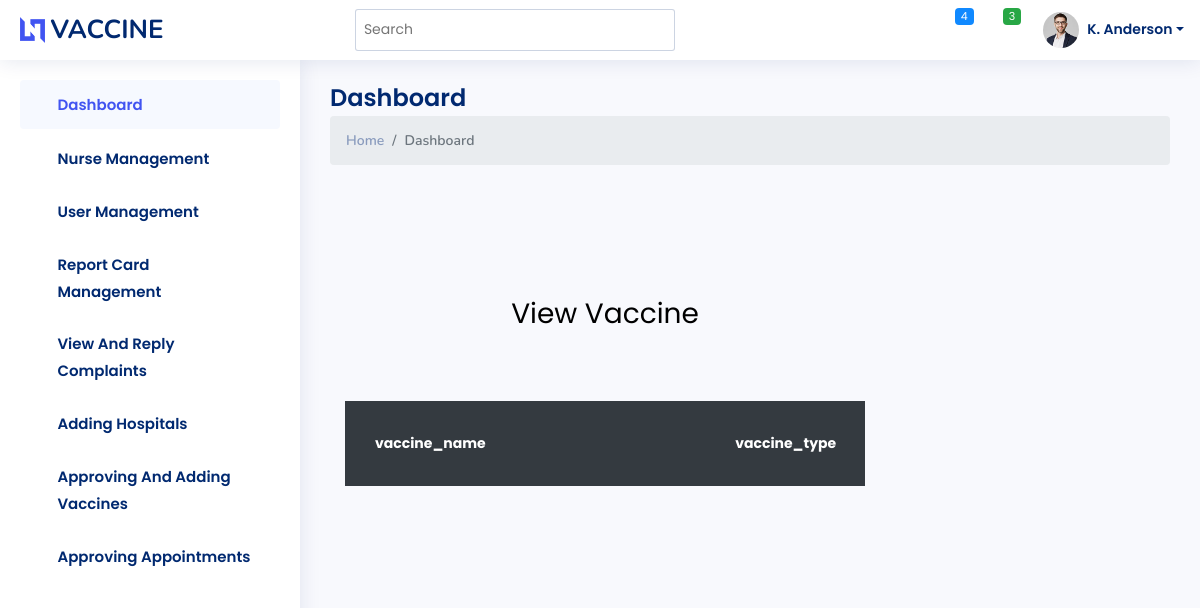
The app's page /viewvaccine, older data.
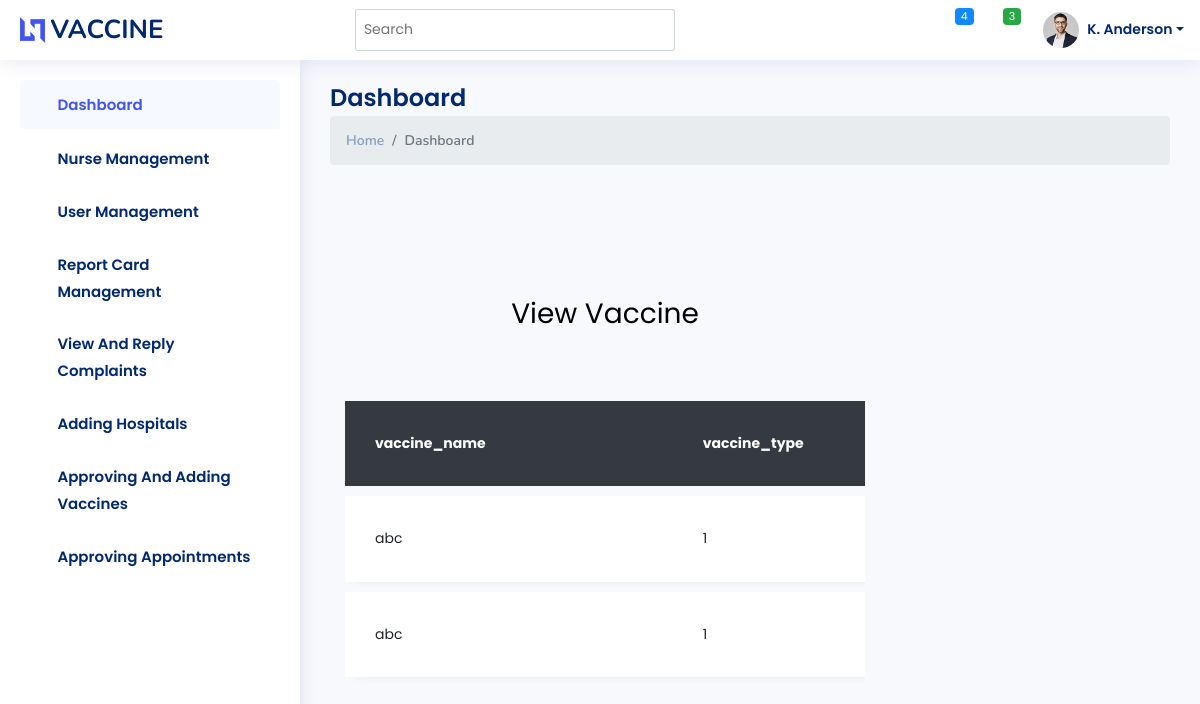
The same page, newer data.
### proapp/models.py (models this page shows, shortened)
class vaccine(models.Model):
    vaccine_name=models.CharField(max_length=50)
    vaccine_type=models.CharField(max_length=50)
    description=models.TextField()

### proapp/adminviews.py (the view)
def view_vaccine(request):
    data=vaccine.objects.all()
    return render(request,'View_Vaccine.html',{'data':data})

### templates/View_Vaccine.html (shortened to what this page needs)
{% extends 'index.html' %}
{% block content %}
<!doctype html>
{% load static %}
<html lang="en">
  <head>
	<link rel="stylesheet" href="https://stackpath.bootstrapcdn.com/font-awesome/4.7.0/css/font-awesome.min.css">
	<link rel="stylesheet" href="{% static 'assets_table/css/style.css' %}">
	</head>
	<body>
	<section class="ftco-section">
		<div class="container">
			<div class="row justify-content-center">
				<div class="col-md-6 text-center mb-5">
					<h2 class="heading-section">View Vaccine</h2>
				</div>
			</div>
			<div class="row">
				<div class="col-md-12">
					<div class="table-wrap">
						<table class="table">
						  <thead class="thead-dark">
						    <tr>
						      <th>vaccine_name</th>
						      <th>vaccine_type</th>
						    </tr>
						  </thead>
						  <tbody>
						  {% for i in data %}
						    <tr class="alert" role="alert">
						      <td>{{i.vaccine_name}}</td>
						      <td>{{i.vaccine_type}}</td>
						    </tr>
						  </tbody>
							{% endfor %}
						</table>
					</div>
				</div>
			</div>
		</div>
	</section>
	</div>
	</body>
</html>
{% endblock %}

Row changes from the older to the newer data that the page shows:
added vaccine: vaccine_name "abc", vaccine_type "1"
added vaccine: vaccine_name "abc", vaccine_type "1"
